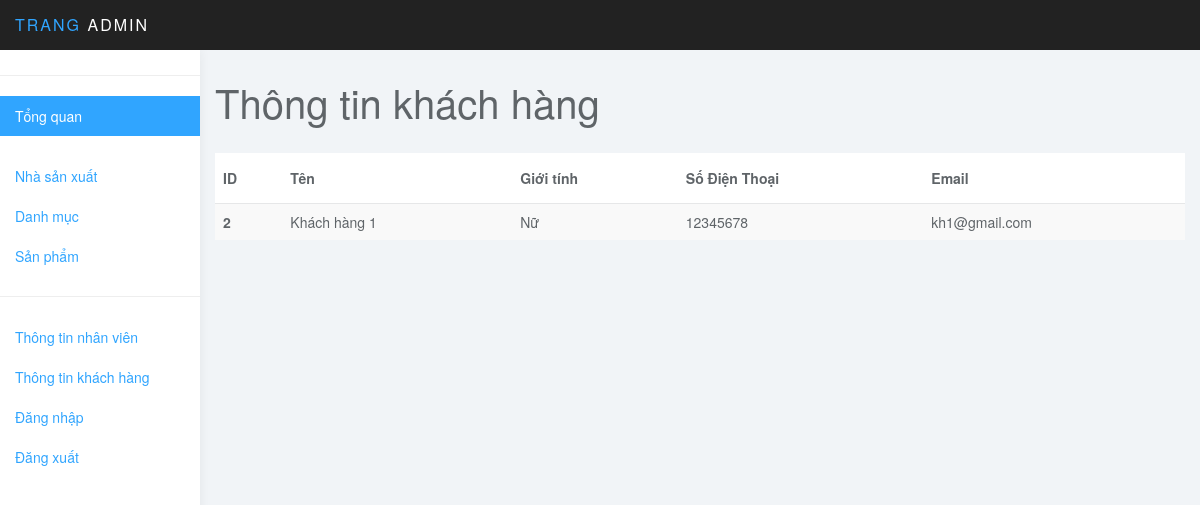
Before: /admin/customers/index.php with the older database file.
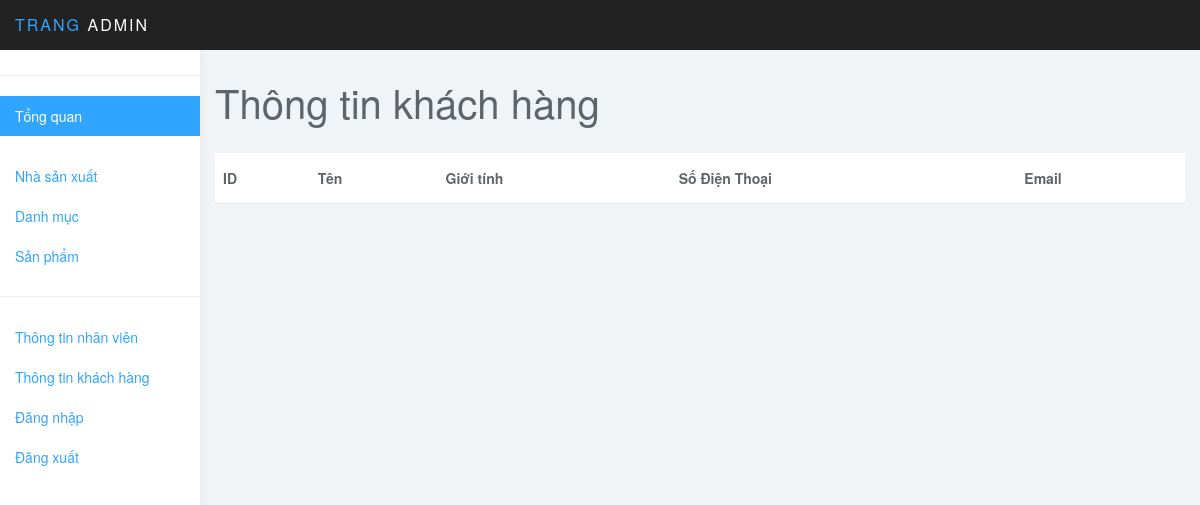
After: the same page with the newer database file.
### tables this page shows
CREATE TABLE `customers` (
  `id` int(11) NOT NULL,
  `name` varchar(50) NOT NULL,
  `phone` varchar(15) NOT NULL,
  `gender` int(11) NOT NULL,
  `address` text NOT NULL,
  `email` varchar(50) NOT NULL,
  `password` varchar(200) NOT NULL,
  `token` varchar(50) DEFAULT NULL
);

### admin/customers/index.php (the view, shortened to what this page needs)
<?php
include_once "../header.php";
include_once "../sidebar.php";
?>
<div class="col-sm-9 col-sm-offset-3 col-lg-10 col-lg-offset-2 main">
    <div class="row">
        <div class="col-lg-6">
            <h1 class="page-header">Thông tin khách hàng</h1>
        </div>
    </div>
    <table class="table table-striped">
        <thead>
        <tr>
            <th scope="col">ID</th>
            <th scope="col">Tên</th>
            <th>Giới tính</th>
            <th>Số Điện Thoại</th>
            <th>Email</th>
        </tr>
        </thead>
        <tbody>
        <?php
        include_once "../connect.php";
        $sql = "SELECT * FROM customers   ";
        $row=mysqli_query($connect,$sql);
        foreach ($row as $each) {
        ?>
        <tr>
            <th scope="row"><?php echo $each["id"]?></th>
            <td><?php echo $each["name"]?></td>
            <td>
                <?php if($each["gender"]==0) {?>
                    Nữ
                <?php } else echo "Nam"?>
            </td>
            <td><?php echo $each["phone"]?></td>
            <td><?php echo $each["email"]?></td>
            <?php }
            ?>
        </tr>
        </tbody>
    </table>
    <?php
    include_once "../footer.php";
    ?>

Changed rows visible on the page:
removed customers: id "2", name "Khách hàng 1", gender "Nữ", phone "12345678", email "kh1@gmail.com"
